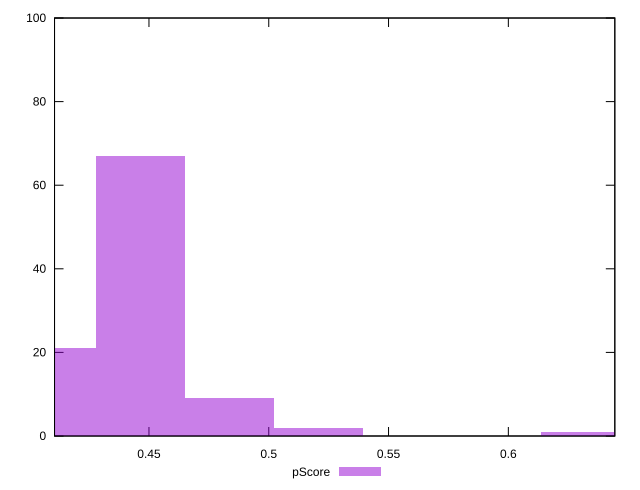

Write gnuplot code to recreate this figure.
reset

$pScore <<EOF
0.4091800474366146 21
0.44637823356721595 67
0.4835764196978173 9
0.6323691642202226 1
0.5207746058284186 2
EOF

set key outside below
set boxwidth 0.03719818613060133
set xrange [0.41058823529411764:0.6444444444444445]
set yrange [0:100]
set trange [0:100]
set style fill transparent solid 0.5 noborder
set terminal svg size 640, 490 enhanced background rgb 'white'
set output "reprap/uses-webp-images/samples/pages+cached/pScore/histogram.svg"

plot $pScore title "pScore" with boxes

reset
